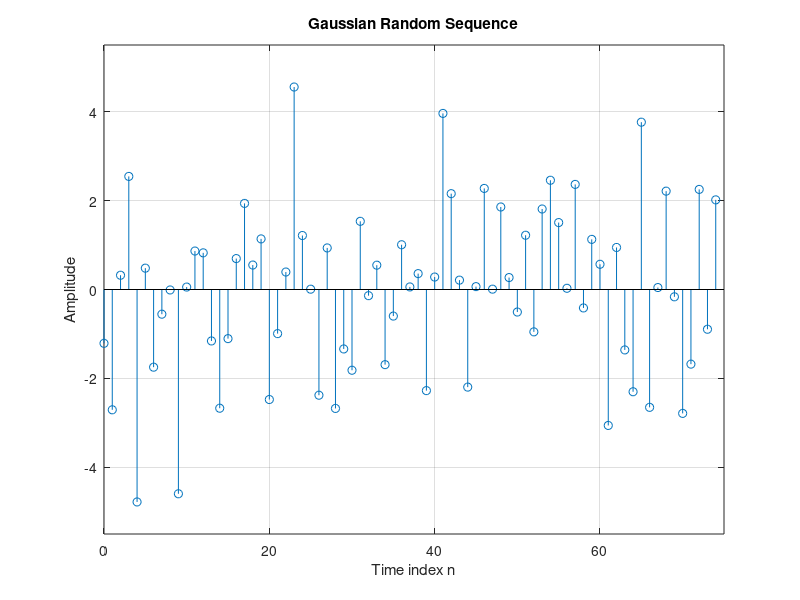

This figure's MATLAB source:
% Program Q1_27
% Generation of a Gaussian random sequence
% NOTE: if X is a random variable with zero mean and
% unity variance, then (aX + b) is a random variable
% with mean b and variance a^2. This follows from
% basic probability theory.
n = 0:74;
xmean = 0; % mean of x
xstd = sqrt(3); % standard deviation of x
rng('shuffle'); % new syntax to seed generator
% generate the sequence
x = xstd * randn(1, length(n)) + xmean;
% setup the graph and plot
clf; % Clear old graph
stem(n, x); % Plot the generated sequence
xmax = max(abs(x));
Ylim = round(2 * (xmax + 0.5)) / 2;
axis([0 length(n) -Ylim Ylim]);
grid;
title('Gaussian Random Sequence');
xlabel('Time index n');
ylabel('Amplitude');
axis;
